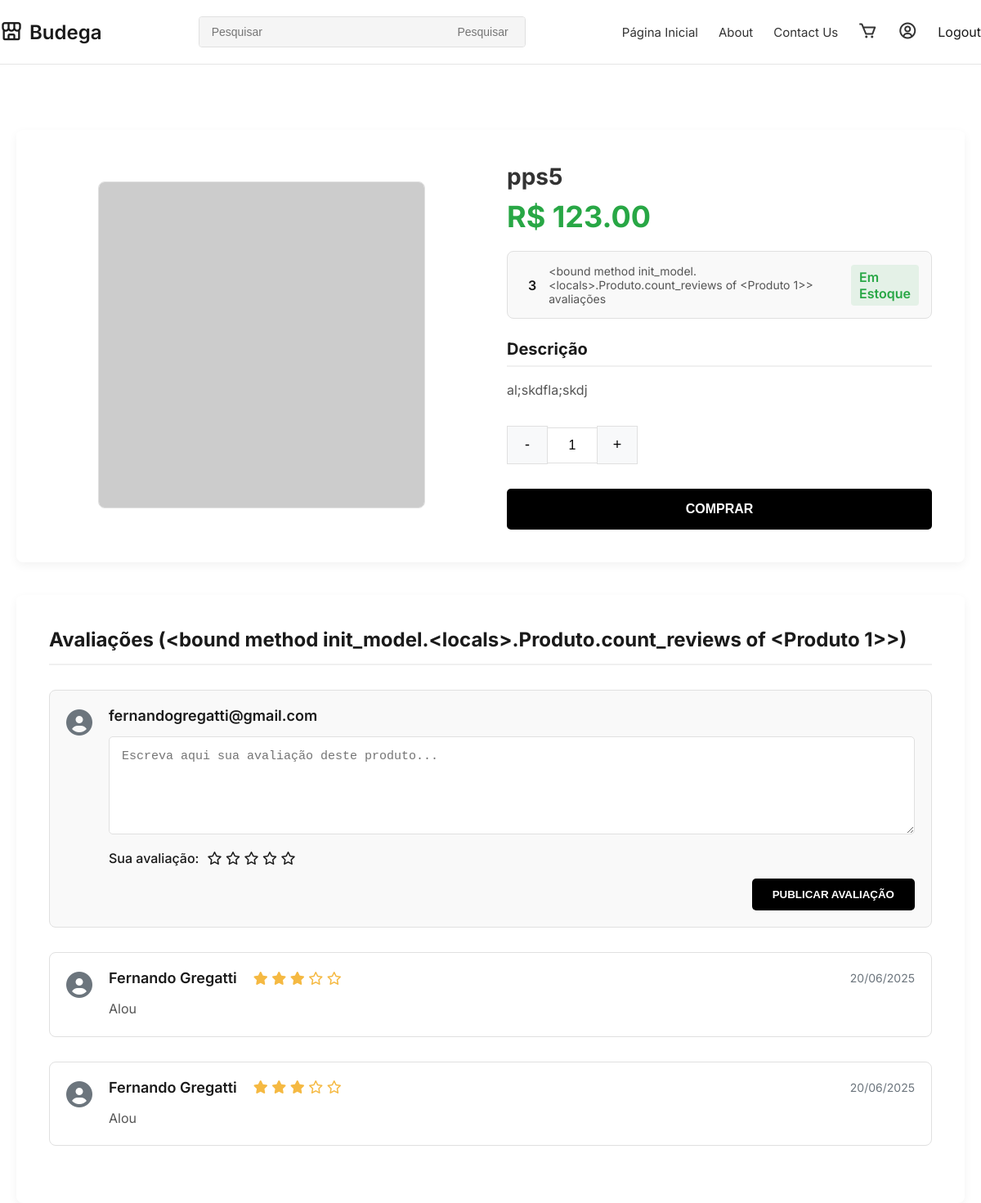
The page /produto/1/ (signed in) on the database its author committed.
### model/model.py (models this page shows, shortened)
    class Produto(db.Model):
        id = db.Column(db.Integer, primary_key=True)
        nome = db.Column(db.String(50), nullable=False)
        descricao = db.Column(db.Text)
        preco = db.Column(db.Numeric(10, 2), nullable=False)
        estoque = db.Column(db.Integer, default=0)
        imagem = db.Column(db.String(200), nullable=True)
        categorias = db.relationship('Categoria', secondary=produto_categoria,
                                    backref=db.backref('produtos', lazy='dynamic'))
        itens_pedido = db.relationship('ItemPedido', backref='produto', lazy=True)
        itens_carrinho = db.relationship('ItemCarrinho', backref='produto', lazy=True)
        reviews = db.relationship('Review', backref='produto', lazy=True)
        def star_rating(self):
            if not self.reviews:
                return 5
            return round(sum(review.nota for review in self.reviews) / len(self.reviews))

    class Review(db.Model):
        id = db.Column(db.Integer, primary_key=True)
        cliente_id = db.Column(db.Integer, db.ForeignKey('cliente.id'), nullable=False)
        produto_id = db.Column(db.Integer, db.ForeignKey('produto.id'), nullable=False)
        nota = db.Column(db.Integer, nullable=False)
        comentario = db.Column(db.Text)
        data = db.Column(db.Date, default=datetime.utcnow)

    class Cliente(db.Model, UserMixin):
        id = db.Column(db.Integer, primary_key=True)
        username = db.Column(db.String(50), unique=True, nullable=False)
        email = db.Column(db.String(120), unique=True, nullable=False)
        senha = db.Column(db.String(200), nullable=False)
        first_name = db.Column(db.String(50), nullable=False)
        last_name = db.Column(db.String(50), nullable=False, default='')
        endereco = db.Column(db.Text)
        telefone = db.Column(db.String(15))
        data_cadastro = db.Column(db.Date, default=datetime.utcnow)
        pedidos = db.relationship('Pedido', backref='cliente', lazy=True)
        carrinho = db.relationship('Carrinho', backref='cliente', uselist=False)
        reviews = db.relationship('Review', backref='cliente', lazy=True)

### views.py (the view)
@view.route('/produto/<int:id>/')
def product(id):
    produto = Produto.query.get_or_404(id)
    comentarios = Review.query.filter_by(produto_id=id).order_by(Review.data.desc()).all()
    return render_template('product.html', produto=produto, comentarios=comentarios)

### app.py (called while the page is built)
@login_manager.user_loader
def load_user(user_id):
    return models['Cliente'].query.get(int(user_id))

@app.context_processor
def inject_user():
    return dict(user=current_user)

### templates/product.html (shortened to what this page needs)
{% include 'header.html' %}
{% include 'navbar.html' %}
<main class="container">
    <section class="product-section">
        <div class="product-image">
            {% if produto.imagem and produto.imagem.url %}
            <img src="{{ produto.imagem.url }}" alt="{{ produto.nome }}">
            {% else %}
            <div style="width: 100%; text-align: center;">
                <img src="https://placehold.co/600x600/f0f0f0/png?text=Sem+Foto" alt="Produto sem foto"
                    style="max-height: 400px;">
            </div>
            {% endif %}
        </div>
        <div class="product-details">
            <h1 class="product-title">{{ produto.nome }}</h1>
            <div class="product-price">R$ {{ '%.2f'|format(produto.preco) }}</div>
            <div class="rating-stock">
                <div class="rating-container">
                    <span class="rating-value">{{ produto.star_rating() }}</span>
                    <a href="#reviews" class="reviews-count">
                        {{ produto.count_reviews }} avaliações
                    </a>
                </div>
                {% if produto.em_estoque %}
                <span class="stock-status in-stock">Em Estoque</span>
                {% else %}
                <span class="stock-status out-of-stock">Fora de Estoque</span>
                {% endif %}
            </div>
            <div class="product-description">
                <h3 class="section-title">Descrição</h3>
                <p>{{ produto.descricao|replace('\n','<br>')|safe }}</p>
            </div>
            <div class="quantity-selector">
                <button class="quantity-btn" id="decrease-btn">-</button>
                <input type="number" id="quantity-input" class="quantity-input" value="1" min="1" max="10">
                <button class="quantity-btn" id="increase-btn">+</button>
            </div>
            <a href="{{ url_for('view.adicionar_ao_carrinho', id=produto.id) }}" class="buy-link">
                <button class="buy-button" {% if not produto.em_estoque %}disabled{% endif %}>
                    {% if produto.em_estoque %}Comprar{% else %}Fora de Estoque{% endif %}
                </button>
            </a>
        </div>
    </section>
    <section id="reviews" class="reviews-section">
        <h2>Avaliações ({{ produto.count_reviews }})</h2>
        {% if current_user.is_authenticated %}
        <form action="{{ url_for('view.adicionar_comentario', id=produto.id) }}" method="post" class="review-form">
            <div class="user-avatar">
                <i class="fas fa-user-circle"></i>
            </div>
            <div class="review-content">
                <div class="review-header">
                    <span class="reviewer-name">{{ current_user.username }}</span>
                </div>
                <textarea name="texto" placeholder="Escreva aqui sua avaliação deste produto..." required></textarea>
                <div class="rating-control">
                    <label for="nota">Sua avaliação:</label>
                    <div class="star-rating-input">
                        {% for i in range(1,6) %}
                        <i class="fa-regular fa-star" data-rating="{{ i }}"></i>
                        {% endfor %}
                    </div>
                </div>
                <button type="submit" class="publish-review-btn">Publicar Avaliação</button>
            </div>
        </form>
        {% endif %}
        {% if comentarios %}
        {% for comentario in comentarios %}
        <div class="review-card">
            <div class="user-avatar">
                <i class="fas fa-user-circle"></i>
            </div>
            <div class="review-content">
                <div class="review-header">
                    <span class="reviewer-name">
                        {{ comentario.cliente.first_name|default(comentario.cliente.username) }}
                    </span>
                    <span class="review-rating">
                        {% for i in range(1,6) %}
                        {% if i <= comentario.nota %}
                        <i class="fas fa-star"></i>
                        {% else %}
                        <i class="fa-regular fa-star"></i>
                        {% endif %}
                        {% endfor %}
                    </span>
                    <span class="review-date">{{ comentario.data.strftime('%d/%m/%Y') }}</span>
                </div>
                <div class="review-text">
                    <p>{{ comentario.comentario|replace('\n','<br>')|safe }}</p>
                </div>
            </div>
        </div>
        {% endfor %}
        {% else %}
        <div class="no-reviews">
            <p>Ainda não há avaliações para este produto. Seja o primeiro a avaliar!</p>
        </div>
        {% endif %}
    </section>
</main>
</body>
</html>

### templates/header.html (style rules this page uses)
* { margin: 0; padding: 0; box-sizing: border-box; }
body { font-family: 'Inter', sans-serif; background-color: #ffffff; color: #1a1a1a; }
.container { max-width: 1300px; margin: 0 auto; padding: 0 20px; }
a { text-decoration: none; color: inherit; }
input[type=number] { -moz-appearance: textfield; }

### templates/product.html (style rules this page uses)
.product-section { display: flex; gap: 40px; margin-top: 40px; background-color: #fff; padding: 40px; border-radius: 8px; box-shadow: 0 4px 12px rgba(0, 0, 0, 0.05); }
.product-image { flex-basis: 50%; text-align: center; display: flex; justify-content: center; align-items: center; }
.product-image img { max-width: 100%; max-height: 500px; border-radius: 8px; border: 1px solid #e0e0e0; object-fit: contain; }
.product-details { flex-basis: 50%; }
.product-title { font-size: 28px; font-weight: 700; margin-bottom: 10px; color: #333; }
.product-price { font-size: 36px; font-weight: 700; color: #28a745; margin-bottom: 20px; }
.rating-stock { display: flex; justify-content: space-between; align-items: center; margin: 20px 0; padding: 15px; border: 1px solid #e0e0e0; border-radius: 8px; background-color: #f9f9f9; }
.rating-container { display: flex; align-items: center; }
.rating-value { font-weight: 600; margin-right: 15px; }
.reviews-count { font-size: 14px; color: #555; }
.stock-status { font-weight: 600; padding: 5px 10px; border-radius: 4px; }
.in-stock { color: #28a745; background-color: rgba(40, 167, 69, 0.1); }
.section-title { font-size: 20px; margin: 25px 0 15px; padding-bottom: 8px; border-bottom: 2px solid #f0f0f0; }
.product-description p { line-height: 1.7; color: #555; font-size: 16px; }
.quantity-selector { display: flex; align-items: center; margin: 30px 0; }
.quantity-btn { background-color: #f8f9fa; border: 1px solid #e0e0e0; padding: 12px 18px; cursor: pointer; font-size: 18px; transition: all 0.2s; width: 50px; text-align: center; }
.quantity-input { width: 60px; text-align: center; border: 1px solid #e0e0e0; border-left: none; border-right: none; padding: 12px 0; font-size: 16px; font-weight: 500; }
.buy-button { width: 100%; padding: 16px; background-color: #000; color: #fff; border: none; border-radius: 5px; font-size: 16px; font-weight: 700; cursor: pointer; text-align: center; text-transform: uppercase; transition: background-color 0.3s; }
.reviews-section { margin-top: 40px; background-color: #fff; padding: 40px; border-radius: 8px; box-shadow: 0 4px 12px rgba(0, 0, 0, 0.05); }
.reviews-section h2 { font-size: 24px; margin-bottom: 30px; padding-bottom: 15px; border-bottom: 2px solid #f0f0f0; }
.review-form, .review-card { display: flex; gap: 20px; margin-bottom: 30px; padding: 20px; border-radius: 8px; }
.review-form { background-color: #f9f9f9; border: 1px solid #e0e0e0; }
.user-avatar { font-size: 32px; color: #6c757d; }
.review-content { flex-grow: 1; }
.review-header { display: flex; align-items: center; gap: 10px; margin-bottom: 15px; }
.reviewer-name { font-weight: 600; font-size: 18px; }
.review-rating { color: #f5b942; margin-left: 10px; font-size: 16px; }
.review-text { color: #555; line-height: 1.6; background-color: #fff; }
.review-form textarea { width: 100%; height: 120px; padding: 15px; border: 1px solid #e0e0e0; border-radius: 5px; resize: vertical; font-size: 15px; }
.rating-control { display: flex; align-items: center; margin: 15px 0; }
.rating-control label { font-weight: 500; margin-right: 10px; }
.publish-review-btn { display: block; margin-left: auto; padding: 12px 25px; background-color: #000; color: #fff; border: none; border-radius: 5px; font-weight: 600; cursor: pointer; text-transform: uppercase; transition: background-color 0.3s; }
.review-card { border: 1px solid #e0e0e0; background-color: #fff; }
.review-date { font-size: 14px; color: #6c757d; margin-left: auto; }

### rows shown on the page
Produto: nome "pps5", preco "123.00", descricao "al;skdfla;skdj"
Review: star_rating "3", cliente.first_name "Fernando Gregatti", data "20/06/2025", comentario "Alou"
Cliente: username "fernandogregatti@gmail.com"
Review: cliente.first_name "Fernando Gregatti", data "20/06/2025", comentario "Alou"

### other values the page prints
{{ produto.count_reviews }} "<bound method init_model.<locals>.Produto.count_reviews of <Produto 1>>"
